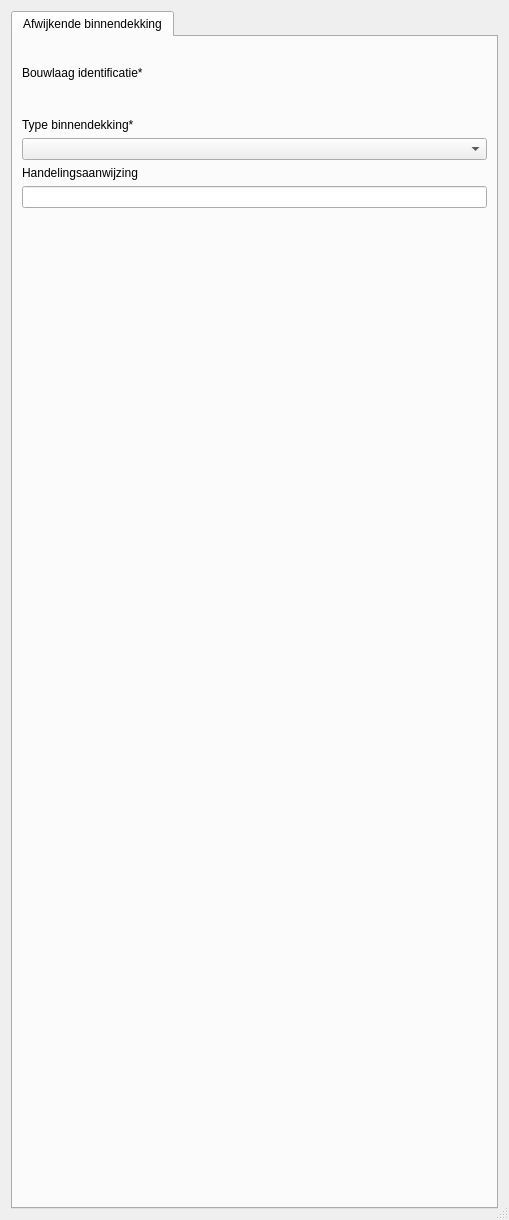
<?xml version="1.0" encoding="UTF-8"?>
<ui version="4.0">
 <class>pand_id_2</class>
 <widget class="QDialog" name="pand_id_2">
  <property name="geometry">
   <rect>
    <x>0</x>
    <y>0</y>
    <width>509</width>
    <height>1220</height>
   </rect>
  </property>
  <property name="sizePolicy">
   <sizepolicy hsizetype="Preferred" vsizetype="Minimum">
    <horstretch>0</horstretch>
    <verstretch>0</verstretch>
   </sizepolicy>
  </property>
  <property name="minimumSize">
   <size>
    <width>0</width>
    <height>0</height>
   </size>
  </property>
  <property name="windowTitle">
   <string>Dialog</string>
  </property>
  <property name="autoFillBackground">
   <bool>false</bool>
  </property>
  <property name="sizeGripEnabled">
   <bool>true</bool>
  </property>
  <layout class="QVBoxLayout" name="verticalLayout">
   <item>
    <widget class="QTabWidget" name="Objectgegevens_2">
     <property name="sizePolicy">
      <sizepolicy hsizetype="Preferred" vsizetype="Preferred">
       <horstretch>0</horstretch>
       <verstretch>0</verstretch>
      </sizepolicy>
     </property>
     <property name="autoFillBackground">
      <bool>true</bool>
     </property>
     <property name="currentIndex">
      <number>0</number>
     </property>
     <property name="documentMode">
      <bool>false</bool>
     </property>
     <widget class="QWidget" name="afw_binnendekking">
      <attribute name="title">
       <string>Afwijkende binnendekking</string>
      </attribute>
      <layout class="QVBoxLayout" name="verticalLayout_2">
       <item>
        <widget class="QLabel" name="label_4">
         <property name="text">
          <string/>
         </property>
         <property name="pixmap">
          <pixmap>Algemeen gevaar.svg</pixmap>
         </property>
        </widget>
       </item>
       <item>
        <widget class="QLabel" name="label_3">
         <property name="text">
          <string>Bouwlaag identificatie*</string>
         </property>
        </widget>
       </item>
       <item>
        <widget class="QgsRelationReferenceWidget" name="bouwlaag_id" native="true">
         <property name="sizePolicy">
          <sizepolicy hsizetype="Preferred" vsizetype="Preferred">
           <horstretch>0</horstretch>
           <verstretch>0</verstretch>
          </sizepolicy>
         </property>
         <property name="minimumSize">
          <size>
           <width>0</width>
           <height>26</height>
          </size>
         </property>
         <property name="whatsThis">
          <string/>
         </property>
        </widget>
       </item>
       <item>
        <widget class="QLabel" name="label_5">
         <property name="text">
          <string>Type binnendekking*</string>
         </property>
        </widget>
       </item>
       <item>
        <widget class="QComboBox" name="soort">
         <property name="maxVisibleItems">
          <number>30</number>
         </property>
        </widget>
       </item>
       <item>
        <widget class="QLabel" name="label">
         <property name="text">
          <string>Handelingsaanwijzing</string>
         </property>
        </widget>
       </item>
       <item>
        <widget class="QLineEdit" name="handelingsaanwijzing"/>
       </item>
       <item>
        <spacer name="verticalSpacer">
         <property name="orientation">
          <enum>Qt::Vertical</enum>
         </property>
         <property name="sizeHint" stdset="0">
          <size>
           <width>20</width>
           <height>529</height>
          </size>
         </property>
        </spacer>
       </item>
      </layout>
      <zorder>label_4</zorder>
      <zorder>verticalSpacer</zorder>
      <zorder>label_3</zorder>
      <zorder>bouwlaag_id</zorder>
      <zorder>label_5</zorder>
      <zorder>soort</zorder>
      <zorder>label</zorder>
      <zorder>handelingsaanwijzing</zorder>
     </widget>
    </widget>
   </item>
  </layout>
 </widget>
 <customwidgets>
  <customwidget>
   <class>QgsRelationReferenceWidget</class>
   <extends>QWidget</extends>
   <header>qgsrelationreferencewidget.h</header>
  </customwidget>
 </customwidgets>
 <resources>
  <include location="image.qrc"/>
 </resources>
 <connections/>
</ui>
